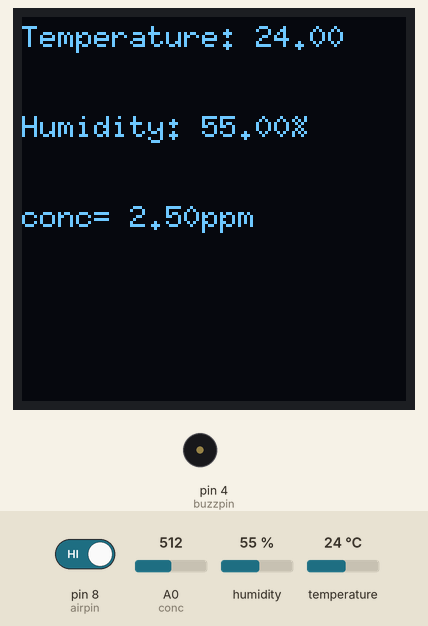
Simulated run of this sketch. Board: Arduino Uno, built with avr-gcc and run on an emulated ATmega328P. Parts: 128×128 one-colour display, buzzer (waves = sounding, pin HIGH). The inputs (shaded band) are chosen by the test bench; at power-on: humidity 55 %, pin 8 (airpin) HIGH, temperature 24 °C, A0 (conc) = 512.

Above: at 4.6 s.
4.7 s: humidity set to 41 %
At 9.3 s:
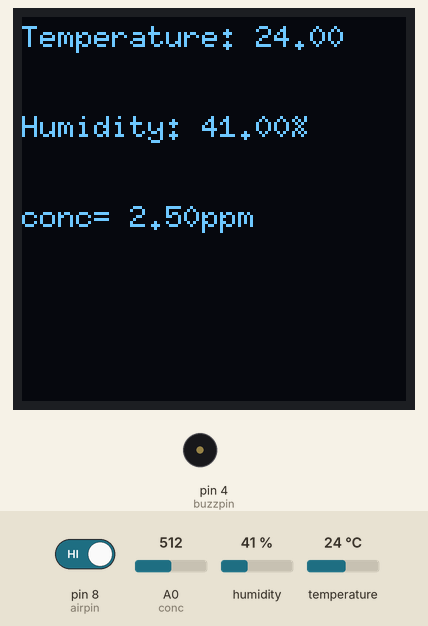
9.8 s: humidity set to 38 %
At 12.8 s:
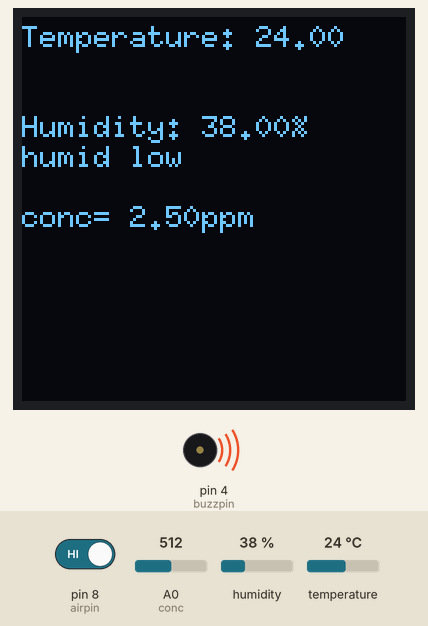
16.7 s: pin 8 (airpin) driven LOW
At 21.1 s:
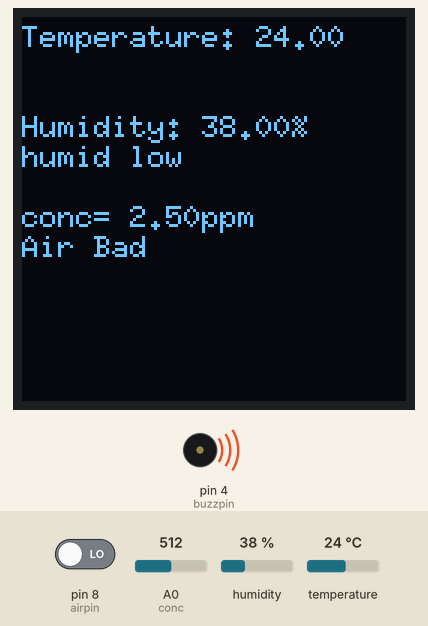
25.2 s: temperature set to 34.4 °C
33.8 s: temperature set to 35.5 °C
At 38.5 s:
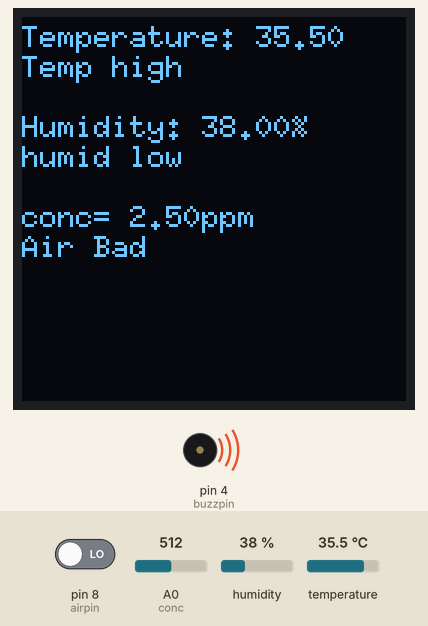
39.6 s: pin 8 (airpin) driven HIGH
At 43.9 s:
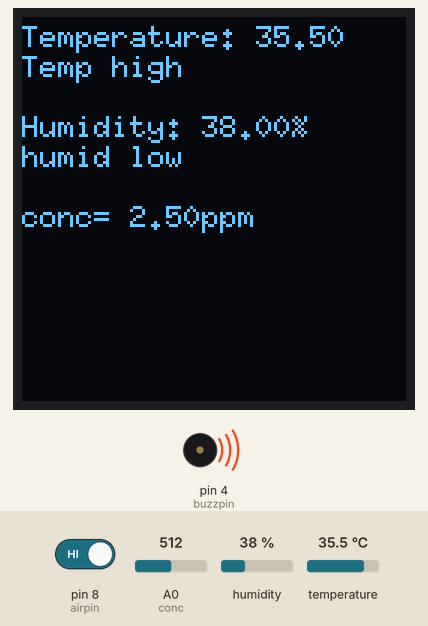
Timing chart, 0 to 45.7 s (numbered marks = the images above; inputs shaded):
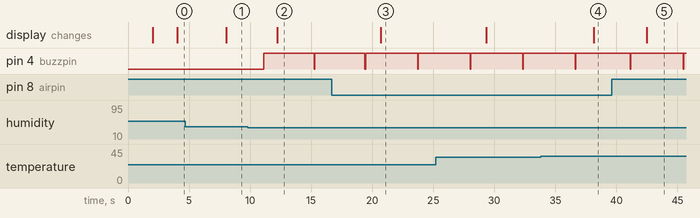

The sketch:

code.ino
```cpp
#include <Wire.h>
#include <U8g2lib.h>
#include <DHT.h>

#define OLED_RESET -1
#define DHTPIN  2
#define DHTTYPE DHT22

U8G2_SH1107_128X128_1_HW_I2C display(U8G2_R0, OLED_RESET);

DHT dht(DHTPIN, DHTTYPE);

int airpin = 8;
int conc   = A0;
int buzzpin = 4;

void setup() {
  delay(2000);
  Serial.begin(9600);
  Wire.begin();
  display.begin();
  display.setFont(u8g2_font_6x10_tf);
  dht.begin();
  pinMode(airpin, INPUT);
  pinMode(buzzpin, OUTPUT);
  pinMode(conc, INPUT);
}

void loop() {
  delay(1000);

  float humidity    = dht.readHumidity();
  float temperature = dht.readTemperature();
  int airquality    = digitalRead(airpin);
  digitalWrite(buzzpin, LOW);
  float concentration = ((5.0 / 1025.0) * analogRead(conc));
  display.firstPage();
  do {
    // Temperature
    display.setCursor(0, 10);
    display.print("Temperature: ");
    display.print(temperature);

    if (temperature < 18) {
      digitalWrite(buzzpin, HIGH);
      display.setCursor(0, 20);
      display.print("Temp low");
    } else if (temperature > 35) {
      digitalWrite(buzzpin, HIGH);
      display.setCursor(0, 20);
      display.print("Temp high");
    }

    // Humidity
    display.setCursor(0, 40);
    display.print("Humidity: ");
    display.print(humidity);
    display.print("%");

    if (humidity < 40) {
      digitalWrite(buzzpin, HIGH);
      display.setCursor(0, 50);
      display.print("humid low");
    } else if (humidity > 70) {
      digitalWrite(buzzpin, HIGH);
      display.setCursor(0, 50);
      display.print("humid high");
    }

    // Air Quality / concentration
    display.setCursor(0, 70);
    display.print("conc= ");
    display.print(concentration);
    display.print("ppm");

    if (airquality == LOW) {
      digitalWrite(buzzpin, HIGH);
      display.setCursor(0, 80);
      display.print("Air Bad");
    }

  } while (display.nextPage());

  delay(2000);
}
```

Measured:
- the behaviour switches between 40 and 39 % on humidity (found by bisection; images 1 and 2)
- the behaviour switches between 35 and 35.1 °C on temperature (found by bisection; images 3 and 4)
- after the input at 4.7 s, the display: changes after 3.4 s (image 1)
- after the input at 9.8 s, pin 4 (buzzpin): LOW → HIGH after 1.3 s, → LOW 4.1 s later, → HIGH 0.04 s later; the display: changes after 2.4 s (image 2)
- after the input at 16.7 s, the display: changes after 4.0 s (image 3)
- after the input at 33.8 s, the display: changes after 4.3 s (image 4)
- after the input at 39.6 s, the display: changes after 2.9 s (image 5)
